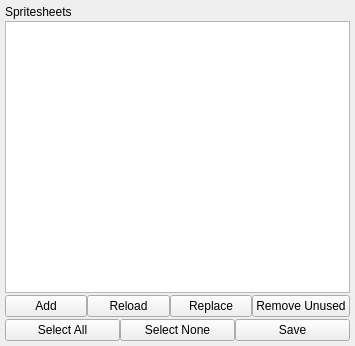
<?xml version="1.0" encoding="UTF-8"?>
<ui version="4.0">
 <class>ani</class>
 <widget class="QWidget" name="ani">
  <property name="geometry">
   <rect>
    <x>0</x>
    <y>0</y>
    <width>355</width>
    <height>346</height>
   </rect>
  </property>
  <property name="windowTitle">
   <string>Form</string>
  </property>
  <layout class="QVBoxLayout" name="verticalLayout">
   <property name="spacing">
    <number>2</number>
   </property>
   <property name="leftMargin">
    <number>5</number>
   </property>
   <property name="topMargin">
    <number>5</number>
   </property>
   <property name="rightMargin">
    <number>5</number>
   </property>
   <property name="bottomMargin">
    <number>5</number>
   </property>
   <item>
    <widget class="QLabel" name="label">
     <property name="text">
      <string>Spritesheets</string>
     </property>
    </widget>
   </item>
   <item>
    <widget class="QListView" name="spritesheetView"/>
   </item>
   <item>
    <layout class="QHBoxLayout" name="horizontalLayout">
     <property name="spacing">
      <number>0</number>
     </property>
     <item>
      <widget class="QPushButton" name="pushButton_4">
       <property name="text">
        <string>Add</string>
       </property>
      </widget>
     </item>
     <item>
      <widget class="QPushButton" name="pushButton_3">
       <property name="text">
        <string>Reload</string>
       </property>
      </widget>
     </item>
     <item>
      <widget class="QPushButton" name="pushButton_2">
       <property name="text">
        <string>Replace</string>
       </property>
      </widget>
     </item>
     <item>
      <widget class="QPushButton" name="pushButton">
       <property name="text">
        <string>Remove Unused</string>
       </property>
      </widget>
     </item>
    </layout>
   </item>
   <item>
    <layout class="QHBoxLayout" name="horizontalLayout_2">
     <property name="spacing">
      <number>0</number>
     </property>
     <item>
      <widget class="QPushButton" name="pushButton_5">
       <property name="text">
        <string>Select All</string>
       </property>
      </widget>
     </item>
     <item>
      <widget class="QPushButton" name="pushButton_6">
       <property name="text">
        <string>Select None</string>
       </property>
      </widget>
     </item>
     <item>
      <widget class="QPushButton" name="pushButton_7">
       <property name="text">
        <string>Save</string>
       </property>
      </widget>
     </item>
    </layout>
   </item>
  </layout>
 </widget>
 <resources/>
 <connections/>
</ui>
